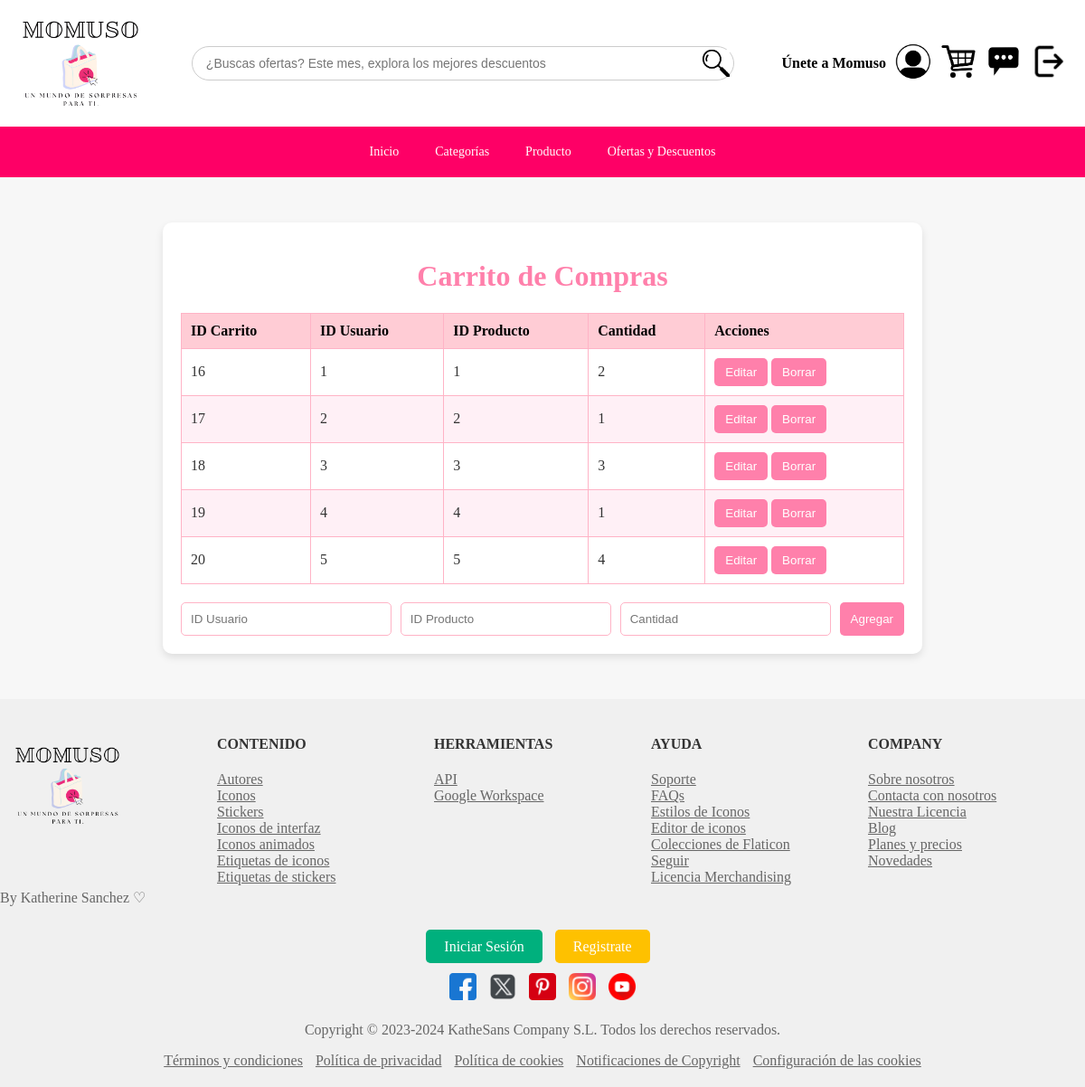
Page /adminCarrito.php on the earlier database version.
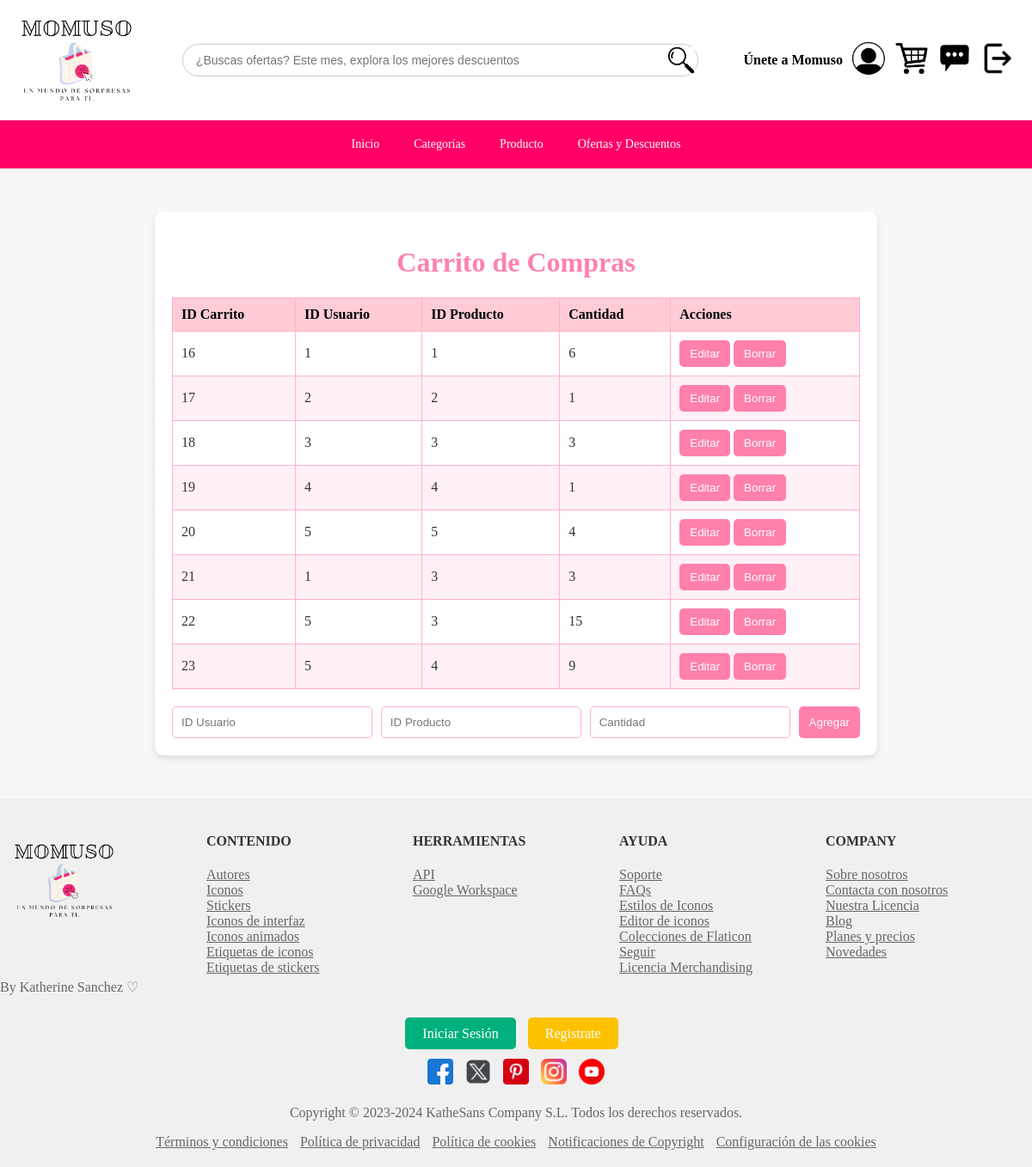
Same page on the later database version.
### tables this page shows
CREATE TABLE `carritodecompras` (
  `ID_Carrito` int(11) NOT NULL,
  `ID_Usuario` int(11) DEFAULT NULL,
  `ID_Producto` int(11) DEFAULT NULL,
  `Cantidad` int(11) DEFAULT NULL,
  `Fecha_Compra` datetime DEFAULT current_timestamp()
);

### adminCarrito.php (the view, shortened to what this page needs)
<!DOCTYPE html>
<html lang="en">
<head>
</head>
<body>
<div class="row">
        <div class="col">
            <?php include_once 'Aplicacionestaticaadmin.php'; ?>
        </div>
    </div>
    <div class="container">
        <h1>Carrito de Compras</h1>
        <table>
            <thead>
                <tr>
                    <th>ID Carrito</th>
                    <th>ID Usuario</th>
                    <th>ID Producto</th>
                    <th>Cantidad</th>
                    <th>Acciones</th>
                </tr>
            </thead>
            <tbody>
                <?php
                $conn = new mysqli("localhost", "root", "", "Momuso");
                $sql = "SELECT * FROM CarritoDeCompras";
                $result = $conn->query($sql);
                while ($row = $result->fetch_assoc()) {
                    echo "<tr>
                            <td>{$row['ID_Carrito']}</td>
                            <td>{$row['ID_Usuario']}</td>
                            <td>{$row['ID_Producto']}</td>
                            <td>{$row['Cantidad']}</td>
                            <td>
                                <form style='display:inline;' method='post'>
                                    <input type='hidden' name='id' value='{$row['ID_Carrito']}'>
                                    <button name='edit'>Editar</button>
                                    <button name='delete'>Borrar</button>
                                </form>
                            </td>
                          </tr>";
                }
                ?>
            </tbody>
        </table>
        <form method="post">
            <input type="number" name="id_usuario" placeholder="ID Usuario" required>
            <input type="number" name="id_producto" placeholder="ID Producto" required>
            <input type="number" name="cantidad" placeholder="Cantidad" required>
            <button name="add">Agregar</button>
        </form>
    </div>
    <div class="row">
        <div class="col">
            <?php include_once 'aplicacion_pie.php'; ?>
        </div>
    </div>
</body>
</html>
</body>
</html>

### Aplicacionestaticaadmin.php (shortened to what this page needs)
<!DOCTYPE html>
<html lang="es">
<head>
</head>
<body>
    <div class="header">
        <img src="Momuso/LO.png" alt="Momuso Logo">
        <div class="search-bar">
            <input type="text" placeholder="¿Buscas ofertas? Este mes, explora los mejores descuentos">
            <button><img src="Momuso/busqueda.png" alt="Buscar"></button>
        </div>
        <div class="top-bar">
            <p>Únete a Momuso</p>
            <a href="adminperfil.php">
                <button class="img-button">
                    <img src="Momuso/Personal.png" alt="Tienda Virtual">
                </button>
            </a>
            <a href="adminCarrito.php">
                <button class="img-button">
                    <img src="Momuso/Cestas.png" alt="Mi Cuenta">
                </button>
            </a>
            <a href="adminReseñas.php">
                <button class="img-button">
                    <img src="Momuso/Mensaje.png" alt="Reseñas">
                </button>
            </a>
            <a href="Cerrar.php">
                <button class="img-button">
                    <img src="Momuso/salir.png" alt="salir">
                </button>
            </a>
        </div>
    </div>
    <div class="nav">
        <a href="adminMomuso.php">Inicio</a>
        <a href="adminCategoria.php">Categorías</a>
        <a href="adminProducto.php">Producto</a>
        <a href="adminOfertas.php">Ofertas y Descuentos</a>
    </div>
</body>
</html>

### aplicacion_pie.php
<footer style="background-color: #F0F0F0; color: #333333; padding: 20px 0;">
    <div style="display: flex; justify-content: space-around; flex-wrap: wrap; text-align: left;">
        <div style="flex: 1; min-width: 200px;">
            <img src="Momuso/logri.png" alt="Flaticon Logo" style="margin-bottom: 20px; width: 100%; max-width: 150px;">
            <p style="color: #666666;">By Katherine Sanchez ♡</p>
        </div>
        <div style="flex: 1; min-width: 200px;">
            <h4 style="color: #333333;">CONTENIDO</h4>
            <ul style="list-style-type: none; padding: 0;">
                <li><a href="#" style="color: #666666;">Autores</a></li>
                <li><a href="#" style="color: #666666;">Iconos</a></li>
                <li><a href="#" style="color: #666666;">Stickers</a></li>
                <li><a href="#" style="color: #666666;">Iconos de interfaz</a></li>
                <li><a href="#" style="color: #666666;">Iconos animados</a></li>
                <li><a href="#" style="color: #666666;">Etiquetas de iconos</a></li>
                <li><a href="#" style="color: #666666;">Etiquetas de stickers</a></li>
            </ul>
        </div>
        <div style="flex: 1; min-width: 200px;">
            <h4 style="color: #333333;">HERRAMIENTAS</h4>
            <ul style="list-style-type: none; padding: 0;">
                <li><a href="#" style="color: #666666;">API</a></li>
                <li><a href="#" style="color: #666666;">Google Workspace</a></li>
            </ul>
        </div>
        <div style="flex: 1; min-width: 200px;">
            <h4 style="color: #333333;">AYUDA</h4>
            <ul style="list-style-type: none; padding: 0;">
                <li><a href="#" style="color: #666666;">Soporte</a></li>
                <li><a href="#" style="color: #666666;">FAQs</a></li>
                <li><a href="#" style="color: #666666;">Estilos de Iconos</a></li>
                <li><a href="#" style="color: #666666;">Editor de iconos</a></li>
                <li><a href="#" style="color: #666666;">Colecciones de Flaticon</a></li>
                <li><a href="#" style="color: #666666;">Seguir</a></li>
                <li><a href="#" style="color: #666666;">Licencia Merchandising</a></li>
            </ul>
        </div>
        <div style="flex: 1; min-width: 200px;">
            <h4 style="color: #333333;">COMPANY</h4>
            <ul style="list-style-type: none; padding: 0;">
                <li><a href="#" style="color: #666666;">Sobre nosotros</a></li>
                <li><a href="#" style="color: #666666;">Contacta con nosotros</a></li>
                <li><a href="#" style="color: #666666;">Nuestra Licencia</a></li>
                <li><a href="#" style="color: #666666;">Blog</a></li>
                <li><a href="#" style="color: #666666;">Planes y precios</a></li>
                <li><a href="#" style="color: #666666;">Novedades</a></li>
            </ul>
        </div>
    </div>
    <div style="text-align: center; margin-top: 20px;">
        <a href="#" style="background-color: #00B07D; color: white; padding: 10px 20px; margin-right: 10px; text-decoration: none; border-radius: 5px;">Iniciar Sesión</a>
        <a href="#" style="background-color: #FEC100; color: white; padding: 10px 20px; margin-right: 10px; text-decoration: none; border-radius: 5px;">Registrate</a>
    </div>
    <div style="text-align: center; margin-top: 20px;">
        <a href="#"><img src="Imagenes/facebook1.png" alt="Facebook" style="margin-right: 10px; width: 30px; height: 30px;"></a>
        <a href="#"><img src="Imagenes/logotipos.png" alt="X" style="margin-right: 10px; width: 30px; height: 30px;"></a>
        <a href="#"><img src="Imagenes/pinterest.png" alt="Pinterest" style="margin-right: 10px; width: 30px; height: 30px;"></a>
        <a href="#"><img src="Imagenes/instagram.png" alt="Instagram" style="margin-right: 10px; width: 30px; height: 30px;"></a>
        <a href="#"><img src="Imagenes/youtube.png" alt="YouTube" style="width: 30px; height: 30px;"></a>
    </div>
    <div style="text-align: center; margin-top: 20px;">
        <p style="color: #666666;">Copyright © 2023-2024 KatheSans Company S.L. Todos los derechos reservados.</p>
    </div>
    <div style="text-align: center; margin-top: 10px;">
        <a href="#" style="color: #666666; margin-right: 10px;">Términos y condiciones</a>
        <a href="#" style="color: #666666; margin-right: 10px;">Política de privacidad</a>
        <a href="#" style="color: #666666; margin-right: 10px;">Política de cookies</a>
        <a href="#" style="color: #666666; margin-right: 10px;">Notificaciones de Copyright</a>
        <a href="#" style="color: #666666;">Configuración de las cookies</a>
    </div>
</footer>

### adminCarrito.php (style rules this page uses)
body { font-family: Arial, sans-serif; background-color: #ffe6f0; color: #333; margin: 0; padding: 0; }
.container { max-width: 800px; margin: 50px auto; background: #fff; border-radius: 10px; box-shadow: 0 4px 8px rgba(0, 0, 0, 0.1); padding: 20px; }
h1 { text-align: center; color: #ff80ab; }
table { width: 100%; border-collapse: collapse; margin-top: 20px; }
th, td { border: 1px solid #ffb3c6; text-align: left; padding: 10px; }
th { background-color: #ffccd5; color: #000; }
tr:nth-child(even) { background-color: #fff0f6; }
button { background-color: #ff80ab; color: #fff; border: none; padding: 8px 12px; border-radius: 5px; cursor: pointer; }
form { margin-top: 20px; display: flex; justify-content: space-between; gap: 10px; }
input[type="text"], input[type="number"] { padding: 10px; border: 1px solid #ffb3c6; border-radius: 5px; width: calc(33% - 10px); }

### Aplicacionestaticaadmin.php (style rules this page uses)
body { font-family: 'Times New Roman', Times, serif, sans-serif; background-color: #f7f7f7; margin: 0; padding: 0; }
.header { display: flex; align-items: center; justify-content: space-between; padding: 20px; background-color: #ffffff; }
.header img { height: 100px; width: auto; }
.header .search-bar { display: flex; align-items: center; width: 100%; max-width: 600px; position: relative; }
.header .search-bar input { width: 100%; padding: 10px; border: 1px solid #cccccc; border-radius: 25px; padding-left: 15px; font-size: 14px; }
.header .search-bar button { position: absolute; right: 5px; background-color: #000000; color: white; border: none; border-radius: 50%; width: 30px; height: 30px; cursor: pointer; display: flex; align-items: center; justify-content: center; }
.header .search-bar button img { width: 30px; height: 30px; }
.nav { display: flex; justify-content: center; background-color: #fe0066; padding: 10px; }
.nav a { color: white; text-decoration: none; padding: 10px 20px; font-size: 14px; }
.top-bar { display: flex; align-items: center; gap: 10px; }
.top-bar p { margin: 0; color: black; font-weight: bold; }
.top-bar img { width: 25px; height: 25px; }
.img-button { background: none; border: none; padding: 0; cursor: pointer; transition: transform 0.2s ease-in-out; }
.img-button img { width: 40px; height: auto; }

Differences in the rows shown:
changed carritodecompras id 16: Cantidad "2" → "6"
added carritodecompras: ID_Carrito "21", ID_Usuario "1", ID_Producto "3", Cantidad "3"
added carritodecompras: ID_Carrito "22", ID_Usuario "5", ID_Producto "3", Cantidad "15"
added carritodecompras: ID_Carrito "23", ID_Usuario "5", ID_Producto "4", Cantidad "9"
